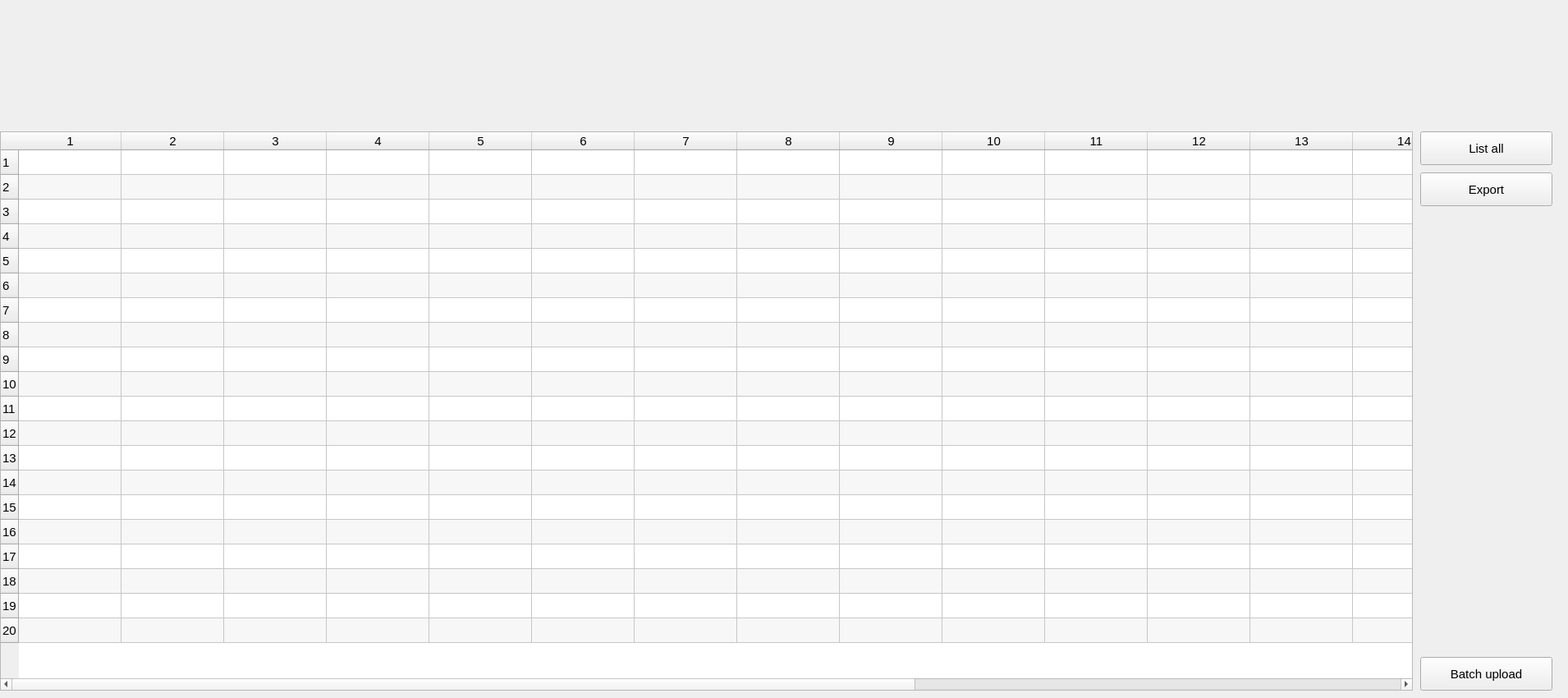
    <widget class="QWidget" name="tab_productcategoryManagement">
     <property name="sizePolicy">
      <sizepolicy hsizetype="Fixed" vsizetype="Fixed">
       <horstretch>0</horstretch>
       <verstretch>0</verstretch>
      </sizepolicy>
     </property>
     <property name="minimumSize">
      <size>
       <width>1910</width>
       <height>850</height>
      </size>
     </property>
     <property name="baseSize">
      <size>
       <width>0</width>
       <height>0</height>
      </size>
     </property>
     <property name="font">
      <font>
       <family>MS Sans Serif</family>
       <pointsize>11</pointsize>
      </font>
     </property>
     <property name="focusPolicy">
      <enum>Qt::NoFocus</enum>
     </property>
     <property name="statusTip">
      <string/>
     </property>
     <property name="whatsThis">
      <string/>
     </property>
     <property name="accessibleName">
      <string/>
     </property>
     <property name="autoFillBackground">
      <bool>false</bool>
     </property>
     <property name="styleSheet">
      <string notr="true"/>
     </property>
     <attribute name="title">
      <string>Product Category Management</string>
     </attribute>
     <widget class="QPushButton" name="productcatogory_pushButton_batchUpload">
      <property name="geometry">
       <rect>
        <x>1730</x>
        <y>800</y>
        <width>161</width>
        <height>41</height>
       </rect>
      </property>
      <property name="text">
       <string>Batch upload</string>
      </property>
     </widget>
     <widget class="QTableWidget" name="productcategory_tableWidget_display">
      <property name="geometry">
       <rect>
        <x>0</x>
        <y>160</y>
        <width>1721</width>
        <height>681</height>
       </rect>
      </property>
      <property name="font">
       <font>
        <pointsize>11</pointsize>
       </font>
      </property>
      <property name="alternatingRowColors">
       <bool>true</bool>
      </property>
      <property name="selectionMode">
       <enum>QAbstractItemView::ExtendedSelection</enum>
      </property>
      <property name="selectionBehavior">
       <enum>QAbstractItemView::SelectRows</enum>
      </property>
      <property name="rowCount">
       <number>20</number>
      </property>
      <property name="columnCount">
       <number>20</number>
      </property>
      <attribute name="horizontalHeaderDefaultSectionSize">
       <number>125</number>
      </attribute>
      <attribute name="horizontalHeaderShowSortIndicator" stdset="0">
       <bool>true</bool>
      </attribute>
      <attribute name="verticalHeaderCascadingSectionResizes">
       <bool>false</bool>
      </attribute>
      <attribute name="verticalHeaderDefaultSectionSize">
       <number>30</number>
      </attribute>
      <attribute name="verticalHeaderMinimumSectionSize">
       <number>30</number>
      </attribute>
      <row/>
      <row/>
      <row/>
      <row/>
      <row/>
      <row/>
      <row/>
      <row/>
      <row/>
      <row/>
      <row/>
      <row/>
      <row/>
      <row/>
      <row/>
      <row/>
      <row/>
      <row/>
      <row/>
      <row/>
      <column/>
      <column/>
      <column/>
      <column/>
      <column/>
      <column/>
      <column/>
      <column/>
      <column/>
      <column/>
      <column/>
      <column/>
      <column/>
      <column/>
      <column/>
      <column/>
      <column/>
      <column/>
      <column/>
      <column/>
     </widget>
     <widget class="QPushButton" name="productcategory_pushButton_listAll">
      <property name="geometry">
       <rect>
        <x>1730</x>
        <y>160</y>
        <width>161</width>
        <height>41</height>
       </rect>
      </property>
      <property name="text">
       <string>List all</string>
      </property>
     </widget>
     <widget class="QPushButton" name="productcategory_pushButton_generateCSV">
      <property name="geometry">
       <rect>
        <x>1730</x>
        <y>210</y>
        <width>161</width>
        <height>41</height>
       </rect>
      </property>
      <property name="text">
       <string>Export</string>
      </property>
     </widget>
    </widget>
